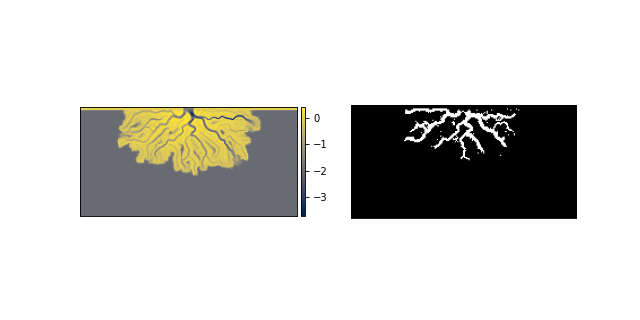

Here is the Python script that generated this plot:
import matplotlib.pyplot as plt
from deltametrics.mask import ChannelMask
from deltametrics.mask import ElevationMask
from deltametrics.mask import FlowMask
from deltametrics.sample_data.sample_data import golf
#
golfcube = golf()
#
# Create the ElevationMask
#
emsk = ElevationMask(golfcube["eta"][-1, :, :], elevation_threshold=0)
#
# Create the FlowMask
#
fmsk = FlowMask(golfcube["velocity"][-1, :, :], flow_threshold=0.3)
#
# Make the ChannelMask from the ElevationMask and FlowMask
#
cmsk = ChannelMask.from_mask(emsk, fmsk)
#
fig, ax = plt.subplots(1, 2, figsize=(8, 4))
golfcube.quick_show("eta", idx=-1, ax=ax[0])
cmsk.show(ax=ax[1])
